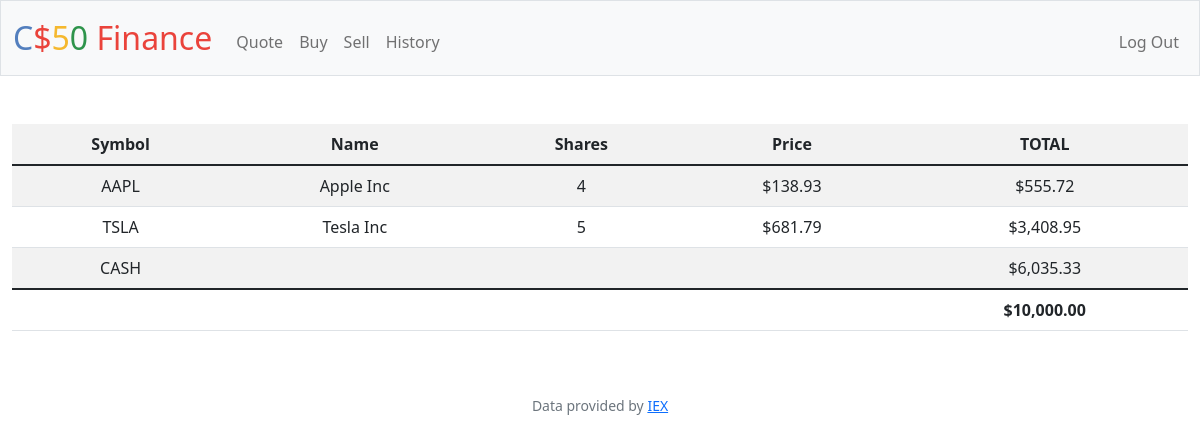
The page / (signed in) on the database its author committed.
### tables this page shows
CREATE TABLE transactions (
  id INTEGER PRIMARY KEY AUTOINCREMENT,
  user_id INTEGER NOT NULL,
  name TEXT NOT NULL,
  shares INTEGER NOT NULL,
  price NUMERIC NOT NULL,
  type TEXT NOT NULL,
  symbol TEXT NOT NULL,
  time TIMESTAMP DEFAULT CURRENT_TIMESTAMP,
  FOREIGN KEY(user_id) REFERENCES users(id)
);

CREATE TABLE users (id INTEGER PRIMARY KEY AUTOINCREMENT NOT NULL, username TEXT NOT NULL, hash TEXT NOT NULL, cash NUMERIC NOT NULL DEFAULT 10000.00);

### app.py (the view)
@app.route("/")
@login_required
def index():
    user_id = session["user_id"]
    stocks = db.execute("SELECT symbol,name,price, SUM(shares) as totalShares FROM transactions WHERE user_id = ? GROUP BY  symbol",user_id)
    cash = db.execute("SELECT cash FROM users WHERE id = ?",user_id)[0]["cash"]
    total = cash
    for stock in stocks:
        total+=stock["price"]*stock["totalShares"]
    return render_template("index.html", stocks = stocks , cash = cash, usd=usd, total=total)

### app.py (called while the page is built)
@app.after_request
def after_request(response):
    response.headers["Cache-Control"] = "no-cache, no-store, must-revalidate"
    response.headers["Expires"] = 0
    response.headers["Pragma"] = "no-cache"
    return response

### helpers.py (called while the page is built)
def login_required(f):
    @wraps(f)
    def decorated_function(*args, **kwargs):
        if session.get("user_id") is None:
            return redirect("/login")
        return f(*args, **kwargs)
    return decorated_function

def usd(value):
    return f"${value:,.2f}"

### templates/index.html (shortened to what this page needs)
{% extends "layout.html" %}
{% block main %}
    <table class="table table-striped">
        <thread>
            <tr>
                <th>Symbol</th>
                <th>Name</th>
                <th>Shares</th>
                <th>Price</th>
                <th>TOTAL</th>
            </tr>
        </thread>
        <tbody>
            {% for stock in stocks %}
            <tr>
               <td>{{stock["symbol"]}}</td>
               <td>{{stock["name"]}}</td>
               <td>{{stock["totalShares"]}}</td>
               <td>{{usd(stock["price"])}}</td>
               <td>{{usd(stock["totalShares"] * stock["price"])}}</td>
            </tr>
            {% endfor %}
            <tr>
                <td>CASH</td>
                <td colspan="3"></td>
                <td>{{usd(cash)}}</td>
            </tr>
        </tbody>
        <tfoot>
            <td colspan="4"></td>
            <td><strong>{{usd(total)}}</strong></td>
        </tfoot>
    </table>
{% endblock %}

### templates/layout.html (shortened to what this page needs)
<!DOCTYPE html>
<html lang="en">
    <head>
        <link href="https://cdn.jsdelivr.net/npm/bootstrap@5.1.3/dist/css/bootstrap.min.css" rel="stylesheet">
        <link href="/static/styles.css" rel="stylesheet">
    </head>
    <body>
        <nav class="bg-light border navbar navbar-expand-md navbar-light">
            <div class="container-fluid">
                <a class="navbar-brand" href="/"><span class="blue">C</span><span class="red">$</span><span class="yellow">5</span><span class="green">0</span> <span class="red">Finance</span></a>
                <div class="collapse navbar-collapse" id="navbar">
                    {% if session["user_id"] %}
                        <ul class="navbar-nav me-auto mt-2">
                            <li class="nav-item"><a class="nav-link" href="/quote">Quote</a></li>
                            <li class="nav-item"><a class="nav-link" href="/buy">Buy</a></li>
                            <li class="nav-item"><a class="nav-link" href="/sell">Sell</a></li>
                            <li class="nav-item"><a class="nav-link" href="/history">History</a></li>
                        </ul>
                        <ul class="navbar-nav ms-auto mt-2">
                            <li class="nav-item"><a class="nav-link" href="/logout">Log Out</a></li>
                        </ul>
                    {% else %}
                        <ul class="navbar-nav ms-auto mt-2">
                            <li class="nav-item"><a class="nav-link" href="/register">Register</a></li>
                            <li class="nav-item"><a class="nav-link" href="/login">Log In</a></li>
                        </ul>
                    {% endif %}
                </div>
            </div>
        </nav>
        <main class="container-fluid py-5 text-center">
            {% block main %}{% endblock %}
        </main>
        <footer class="mb-5 small text-center text-muted">
            Data provided by <a href="https://iexcloud.io/">IEX</a>
        </footer>
    </body>
</html>

### static/styles.css (style rules this page uses)
nav .navbar-brand { font-size: xx-large; }
nav .navbar-brand .blue { color: #537fbe; }
nav .navbar-brand .red { color: #ea433b; }
nav .navbar-brand .yellow { color: #f5b82e; }
nav .navbar-brand .green { color: #2e944b; }

### rows shown on the page
transactions: symbol "TSLA", name "Tesla Inc", totalShares "5", price "$681.79", totalShares "$3,408.95"
users: cash "$6,035.33"

### other values the page prints
{{ stock["symbol"] }} "AAPL"
{{ stock["name"] }} "Apple Inc"
{{ stock["totalShares"] }} "4"
{{ usd(stock["price"]) }} "$138.93"
{{ usd(stock["totalShares"] * stock["price"]) }} "$555.72"
{{ usd(total) }} "$10,000.00"
